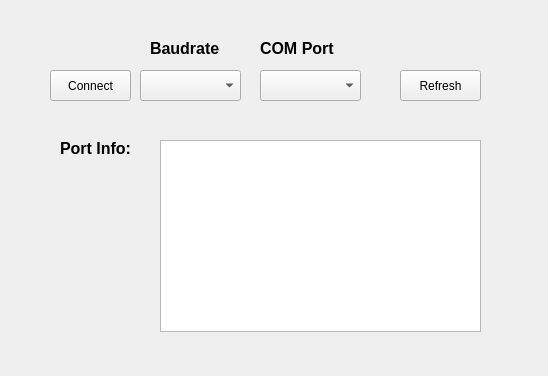
<?xml version="1.0" encoding="UTF-8"?>
<ui version="4.0">
 <class>Form</class>
 <widget class="QWidget" name="Form">
  <property name="geometry">
   <rect>
    <x>0</x>
    <y>0</y>
    <width>548</width>
    <height>376</height>
   </rect>
  </property>
  <property name="windowTitle">
   <string>Serial COM Port Fetcher</string>
  </property>
  <widget class="QPushButton" name="connect_Button">
   <property name="geometry">
    <rect>
     <x>50</x>
     <y>70</y>
     <width>81</width>
     <height>31</height>
    </rect>
   </property>
   <property name="text">
    <string>Connect</string>
   </property>
  </widget>
  <widget class="QLabel" name="baud_text">
   <property name="geometry">
    <rect>
     <x>150</x>
     <y>40</y>
     <width>81</width>
     <height>16</height>
    </rect>
   </property>
   <property name="font">
    <font>
     <pointsize>12</pointsize>
     <weight>75</weight>
     <bold>true</bold>
    </font>
   </property>
   <property name="text">
    <string>Baudrate</string>
   </property>
  </widget>
  <widget class="QComboBox" name="baud_List">
   <property name="geometry">
    <rect>
     <x>140</x>
     <y>70</y>
     <width>101</width>
     <height>31</height>
    </rect>
   </property>
  </widget>
  <widget class="QComboBox" name="port_List">
   <property name="geometry">
    <rect>
     <x>260</x>
     <y>70</y>
     <width>101</width>
     <height>31</height>
    </rect>
   </property>
  </widget>
  <widget class="QLabel" name="port_text">
   <property name="geometry">
    <rect>
     <x>260</x>
     <y>40</y>
     <width>81</width>
     <height>16</height>
    </rect>
   </property>
   <property name="font">
    <font>
     <pointsize>12</pointsize>
     <weight>75</weight>
     <bold>true</bold>
    </font>
   </property>
   <property name="text">
    <string>COM Port</string>
   </property>
  </widget>
  <widget class="QPushButton" name="refresh_Button">
   <property name="geometry">
    <rect>
     <x>400</x>
     <y>70</y>
     <width>81</width>
     <height>31</height>
    </rect>
   </property>
   <property name="text">
    <string>Refresh</string>
   </property>
  </widget>
  <widget class="QTextBrowser" name="portinfo_field">
   <property name="geometry">
    <rect>
     <x>160</x>
     <y>140</y>
     <width>321</width>
     <height>192</height>
    </rect>
   </property>
  </widget>
  <widget class="QLabel" name="portinfo_text">
   <property name="geometry">
    <rect>
     <x>60</x>
     <y>140</y>
     <width>81</width>
     <height>16</height>
    </rect>
   </property>
   <property name="font">
    <font>
     <pointsize>12</pointsize>
     <weight>75</weight>
     <bold>true</bold>
    </font>
   </property>
   <property name="text">
    <string>Port Info:</string>
   </property>
  </widget>
 </widget>
 <resources/>
 <connections/>
</ui>
